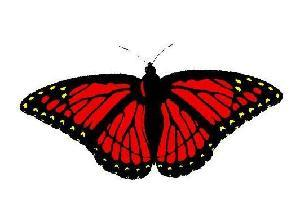
#> input picture Project2_data/TrainingDataset/024_0001.jpg, 300 x 218 px; its folder holds 4 pictures in this run
$ python Project2.py
#> lines starting #> are read from the running program, lines starting #| are printed output that depends on the picture
import cv2
import numpy as np
from PIL.Image import open
import os
import PIL
from sklearn.pipeline import make_pipeline
from sklearn.svm import LinearSVC
from sklearn.svm import SVC
from sklearn.preprocessing import StandardScaler
from sklearn.neighbors import KNeighborsClassifier
from sklearn.cluster import KMeans
import time
import matplotlib.pyplot as plt

#find SIFT features
sift = cv2.SIFT_create()
count = 0
traingroup = []
imagehash = {}
for filename in os.listdir('Project2_data/TrainingDataset'):
    count += 1
    path = (os.path.join('Project2_data/TrainingDataset', filename))
    I = cv2.imread(path, 0)
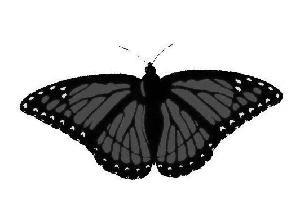
#> I: shape (218, 300); min 0, max 255, mean 193.1
    [f, d] = sift.detectAndCompute(I, None)
#> f = 398 keypoints; strongest (x, y, size): (277, 96, 2.4), (210, 145, 1.9), (25, 105, 2.7), (260, 105, 2.2)
    imagehash[path] = (f,d)
    try:
        allf = np.append(allf,f,axis= 0)
        alld = np.append(alld,d,axis= 0)
    except:
        allf = f
#> allf has the same summary as f
        alld = d
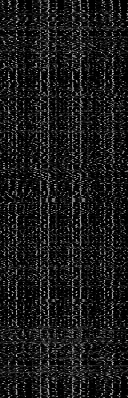
#> alld: shape (398, 128) float32; min 0, max 211, mean 25.6
    #stores class information
    if filename.startswith("024_"):
        traingroup.append(24)
    elif filename.startswith("051_"):
        traingroup.append(51)
    elif filename.startswith("251_"):
        traingroup.append(251)
#> pass 2 of the loop `for filename in os.listdir('Project2_data/TrainingDataset'):`:
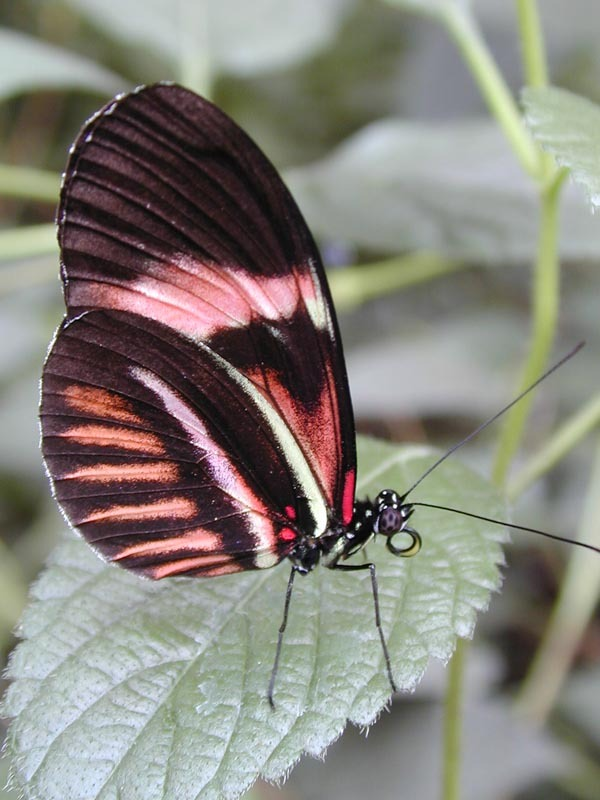
#> input picture Project2_data/TrainingDataset/024_0002.jpg, 600 x 800 px
#> I: shape (800, 600)
#> `[f, d] = sift.detectAndCompute(I, None)`: f = 1993 keypoints; strongest (x, y, size): (385, 493, 2), (395, 506, 2.6), (350, 536, 3.5), (368, 513, 3.8)
#> `alld = np.append(alld,d,axis= 0)`:
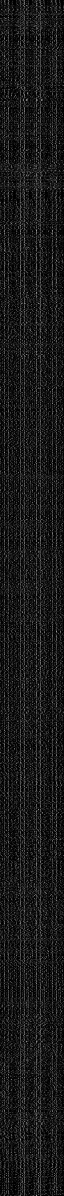
#> alld: shape (2391, 128) float32 (shown at 1/2 size); min 0, max 213, mean 25.1
#> pass 3 of the loop `for filename in os.listdir('Project2_data/TrainingDataset'):`:
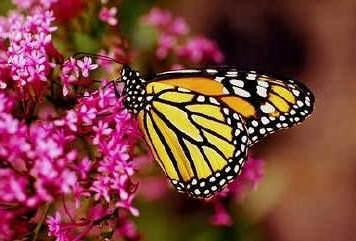
#> input picture Project2_data/TrainingDataset/024_0004.jpg, 356 x 241 px
#> `I = cv2.imread(path, 0)`:
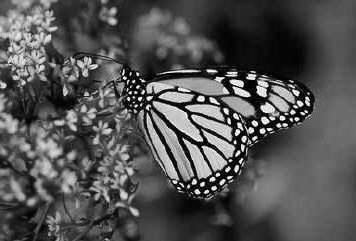
#> I: shape (241, 356); min 0, max 255, mean 82.3
#> `[f, d] = sift.detectAndCompute(I, None)`: f = 1182 keypoints; strongest (x, y, size): (235, 142, 2), (140, 99, 2.6), (202, 184, 2.9), (130, 93, 1.9)
#> the loop made 4 passes; the first 3 are shown

print('processed ' + str(count) + ' images')
#doing kmeans with all of the descriptors
kmeans = KMeans(n_clusters=100, max_iter=100, n_init=1).fit(alld)
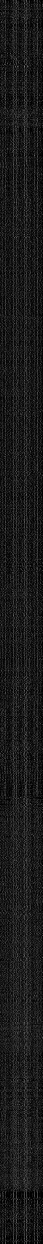
#> alld: shape (3730, 128) float32 (shown at 1/3 size); min 0, max 213, mean 26.3
print('did kmeans')
#Making histograms
def histogram(path):
    f, d = imagehash[path]
#> f = 398 keypoints; strongest (x, y, size): (277, 96, 2.4), (210, 145, 1.9), (25, 105, 2.7), (260, 105, 2.2)
    x = np.zeros(100)
    #making the list that will be used as weights to normalize the counts
    norm = np.zeros(100)
    norm.fill(1/len(f))
    for k in d:
        #thank you error message for telling to reshape(1,-1)
        label = kmeans.predict(k.reshape(1,-1))
        x[label] += 1
#> this loop made 398 passes
#> label on passes 1 to 3: [90], [12], [75]
#> after the loop, x = 100 values, max 22 at index 50, min 0 at index 4, mean 3.98

    #normalize
    x = x/len(d)
#> x = 100 values, max 0.0553 at index 50, min 0 at index 4, mean 0.01
    #plt.title(path)
    #plt.hist(x,bins=100,weights=norm)
    #plt.show()
    return x
alltrain = []
for filename in os.listdir('Project2_data/TrainingDataset'):
    path = (os.path.join('Project2_data/TrainingDataset', filename))
    h = histogram(path)
#> h has the same summary as x in histogram
    alltrain.append(h)
#> pass 2 of the loop `for filename in os.listdir('Project2_data/TrainingDataset'):`:
#> in histogram (call 2), `f, d = imagehash[path]`:
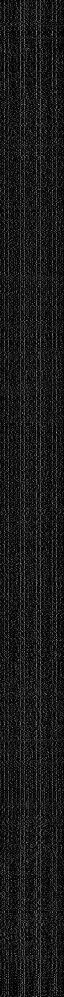
#> d: shape (1993, 128) float32 (shown at 1/2 size); min 0, max 213, mean 25.1
#> in histogram (call 2), `f, d = imagehash[path]`: f = 1993 keypoints; strongest (x, y, size): (385, 493, 2), (395, 506, 2.6), (350, 536, 3.5), (368, 513, 3.8)
#> the loop in histogram (call 2), `for k in d:` made 1993 passes
#> label on passes 1 to 3: [29], [1], [49]
#> after the loop in histogram (call 2), `for k in d:`: x = 100 values, max 64 at index 18, min 2 at index 19, mean 19.93
#> in histogram (call 2), `x = x/len(d)`: x = 100 values, max 0.0321 at index 18, min 0.001 at index 19, mean 0.01
#> h has the same summary as x in histogram
#> pass 3 of the loop `for filename in os.listdir('Project2_data/TrainingDataset'):`:
#> in histogram (call 3), `f, d = imagehash[path]`:
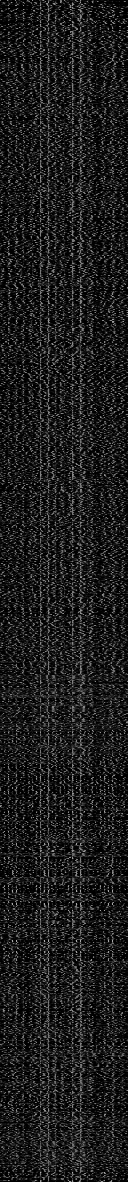
#> d: shape (1182, 128) float32; min 0, max 174, mean 29.2
#> in histogram (call 3), `f, d = imagehash[path]`: f = 1182 keypoints; strongest (x, y, size): (235, 142, 2), (140, 99, 2.6), (202, 184, 2.9), (130, 93, 1.9)
#> the loop in histogram (call 3), `for k in d:` made 1182 passes
#> label on passes 1 to 3: [7], [24], [70]
#> after the loop in histogram (call 3), `for k in d:`: x = 100 values, max 42 at index 85, min 0 at index 4, mean 11.82
#> in histogram (call 3), `x = x/len(d)`: x = 100 values, max 0.0355 at index 85, min 0 at index 4, mean 0.01
#> h has the same summary as x in histogram
#> the loop made 4 passes; the first 3 are shown
print(np.shape(alltrain))
#| (4, 100)
    #print(alltrain)
print('made the histograms')


print('moving on to test data')
count = 0
testgroup = []
#> (the run stopped early here; a loop or call above may not have finished)
